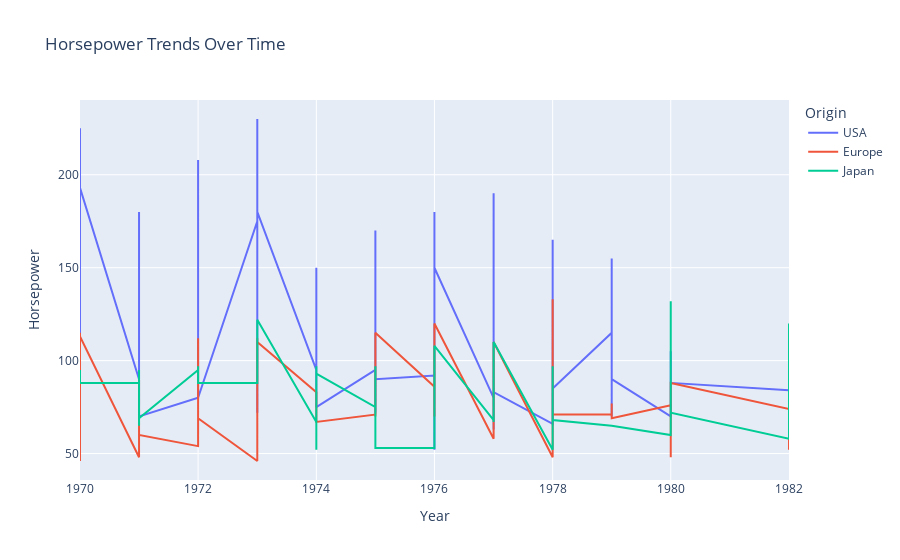

The notebook cell saved with this chart:
### Code cell
# Line plot using Plotly
fig = px.line(df, 
              x='Year', 
              y='Horsepower', 
              color='Origin',
              title='Horsepower Trends Over Time')

# Show the plot
fig.show()
